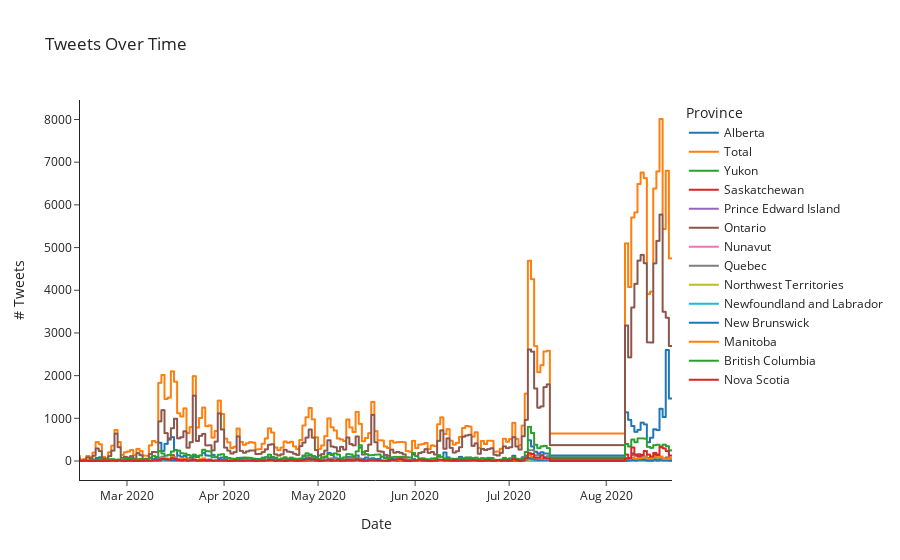

Notebook cell for this chart:
### Markdown cell above
## How many and where?

what does the conversation look like?

### Code cell
import plotly.express as px
min_d,max_d = str(total_df["created_at"].min()).split()[0],str(total_df["created_at"].max()).split()[0]
counts = total_df.groupby(["created_at","province"]).count()["screen_name"].unstack().fillna(0)
# Get grand total for each date
counts = pd.DataFrame(counts.assign(Total=counts.sum(1)).stack()).reset_index().rename({0: "count"},axis=1)

counts = counts[counts["province"].isin(PROVINCES+["Total"])]
idx = pd.MultiIndex.from_product([counts['created_at'].unique(), counts['province'].unique()],names=['created_at', 'province'])
counts = counts.set_index(['created_at', 'province']).reindex(idx).reset_index().sort_values('created_at').fillna(0)
counts
args = {
    "x": "created_at",
    "y": "count",
    "color": "province",
    "line_shape": "vh",
    "title":  "Tweets Over Time",
    "template": "simple_white",
    "labels": {"count": "# Tweets", "created_at": "Date", "province": "Province"},
}

fig = px.line(counts,**args)
# fig.write_html(f"../visualizations/exploratory_analysis/{min_d}_{max_d}-tweets_over_time.html")
fig.show()

### Figure 1 — Plotly figure (JSON) as saved in the notebook; plotly's stock layout.template omitted (floating-point values rounded to 4 significant figures; data arrays with more than 128 entries replaced by an {"elided": "..."} marker saying what was removed)
{"data": [{"hovertemplate": "Province=Alberta<br>Date=%{x}<br># Tweets=%{y}<extra></extra>", "legendgroup": "Alberta", "line": {"color": "#1F77B4", "dash": "solid", "shape": "vh"}, "mode": "lines", "name": "Alberta", "showlegend": true, "type": "scattergl", "x": {"elided": "167 str values"}, "xaxis": "x", "y": {"elided": "167 int values"}, "yaxis": "y"}, {"hovertemplate": "Province=Total<br>Date=%{x}<br># Tweets=%{y}<extra></extra>", "legendgroup": "Total", "line": {"color": "#FF7F0E", "dash": "solid", "shape": "vh"}, "mode": "lines", "name": "Total", "showlegend": true, "type": "scattergl", "x": {"elided": "167 str values"}, "xaxis": "x", "y": {"elided": "167 int values"}, "yaxis": "y"}, {"hovertemplate": "Province=Yukon<br>Date=%{x}<br># Tweets=%{y}<extra></extra>", "legendgroup": "Yukon", "line": {"color": "#2CA02C", "dash": "solid", "shape": "vh"}, "mode": "lines", "name": "Yukon", "showlegend": true, "type": "scattergl", "x": {"elided": "167 str values"}, "xaxis": "x", "y": {"elided": "167 int values"}, "yaxis": "y"}, {"hovertemplate": "Province=Saskatchewan<br>Date=%{x}<br># Tweets=%{y}<extra></extra>", "legendgroup": "Saskatchewan", "line": {"color": "#D62728", "dash": "solid", "shape": "vh"}, "mode": "lines", "name": "Saskatchewan", "showlegend": true, "type": "scattergl", "x": {"elided": "167 str values"}, "xaxis": "x", "y": {"elided": "167 int values"}, "yaxis": "y"}, {"hovertemplate": "Province=Prince Edward Island<br>Date=%{x}<br># Tweets=%{y}<extra></extra>", "legendgroup": "Prince Edward Island", "line": {"color": "#9467BD", "dash": "solid", "shape": "vh"}, "mode": "lines", "name": "Prince Edward Island", "showlegend": true, "type": "scattergl", "x": {"elided": "167 str values"}, "xaxis": "x", "y": {"elided": "167 int values"}, "yaxis": "y"}, {"hovertemplate": "Province=Ontario<br>Date=%{x}<br># Tweets=%{y}<extra></extra>", "legendgroup": "Ontario", "line": {"color": "#8C564B", "dash": "solid", "shape": "vh"}, "mode": "lines", "name": "Ontario", "showlegend": true, "type": "scattergl", "x": {"elided": "167 str values"}, "xaxis": "x", "y": {"elided": "167 int values"}, "yaxis": "y"}, {"hovertemplate": "Province=Nunavut<br>Date=%{x}<br># Tweets=%{y}<extra></extra>", "legendgroup": "Nunavut", "line": {"color": "#E377C2", "dash": "solid", "shape": "vh"}, "mode": "lines", "name": "Nunavut", "showlegend": true, "type": "scattergl", "x": {"elided": "167 str values"}, "xaxis": "x", "y": {"elided": "167 int values"}, "yaxis": "y"}, {"hovertemplate": "Province=Quebec<br>Date=%{x}<br># Tweets=%{y}<extra></extra>", "legendgroup": "Quebec", "line": {"color": "#7F7F7F", "dash": "solid", "shape": "vh"}, "mode": "lines", "name": "Quebec", "showlegend": true, "type": "scattergl", "x": {"elided": "167 str values"}, "xaxis": "x", "y": {"elided": "167 int values"}, "yaxis": "y"}, {"hovertemplate": "Province=Northwest Territories<br>Date=%{x}<br># Tweets=%{y}<extra></extra>", "legendgroup": "Northwest Territories", "line": {"color": "#BCBD22", "dash": "solid", "shape": "vh"}, "mode": "lines", "name": "Northwest Territories", "showlegend": true, "type": "scattergl", "x": {"elided": "167 str values"}, "xaxis": "x", "y": {"elided": "167 int values"}, "yaxis": "y"}, {"hovertemplate": "Province=Newfoundland and Labrador<br>Date=%{x}<br># Tweets=%{y}<extra></extra>", "legendgroup": "Newfoundland and Labrador", "line": {"color": "#17BECF", "dash": "solid", "shape": "vh"}, "mode": "lines", "name": "Newfoundland and Labrador", "showlegend": true, "type": "scattergl", "x": {"elided": "167 str values"}, "xaxis": "x", "y": {"elided": "167 int values"}, "yaxis": "y"}, {"hovertemplate": "Province=New Brunswick<br>Date=%{x}<br># Tweets=%{y}<extra></extra>", "legendgroup": "New Brunswick", "line": {"color": "#1F77B4", "dash": "solid", "shape": "vh"}, "mode": "lines", "name": "New Brunswick", "showlegend": true, "type": "scattergl", "x": {"elided": "167 str values"}, "xaxis": "x", "y": {"elided": "167 int values"}, "yaxis": "y"}, {"hovertemplate": "Province=Manitoba<br>Date=%{x}<br># Tweets=%{y}<extra></extra>", "legendgroup": "Manitoba", "line": {"color": "#FF7F0E", "dash": "solid", "shape": "vh"}, "mode": "lines", "name": "Manitoba", "showlegend": true, "type": "scattergl", "x": {"elided": "167 str values"}, "xaxis": "x", "y": {"elided": "167 int values"}, "yaxis": "y"}, {"hovertemplate": "Province=British Columbia<br>Date=%{x}<br># Tweets=%{y}<extra></extra>", "legendgroup": "British Columbia", "line": {"color": "#2CA02C", "dash": "solid", "shape": "vh"}, "mode": "lines", "name": "British Columbia", "showlegend": true, "type": "scattergl", "x": {"elided": "167 str values"}, "xaxis": "x", "y": {"elided": "167 int values"}, "yaxis": "y"}, {"hovertemplate": "Province=Nova Scotia<br>Date=%{x}<br># Tweets=%{y}<extra></extra>", "legendgroup": "Nova Scotia", "line": {"color": "#D62728", "dash": "solid", "shape": "vh"}, "mode": "lines", "name": "Nova Scotia", "showlegend": true, "type": "scattergl", "x": {"elided": "167 str values"}, "xaxis": "x", "y": {"elided": "167 int values"}, "yaxis": "y"}], "layout": {"legend": {"title": {"text": "Province"}, "tracegroupgap": 0}, "title": {"text": "Tweets Over Time"}, "xaxis": {"anchor": "y", "domain": [0, 1], "title": {"text": "Date"}}, "yaxis": {"anchor": "x", "domain": [0, 1], "title": {"text": "# Tweets"}}}}
